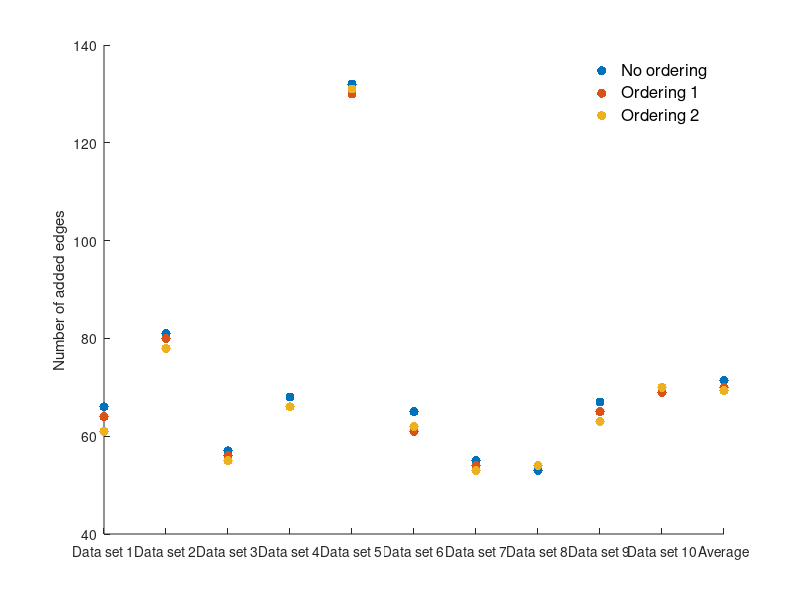

Write MATLAB code to recreate this figure. (Note: this script raises an error after producing the figure.)
function [] = plotOrderingEffect()
    temp = [66	81	57	68	132	65	55	53	67	70	71.4000000000000
    64	80	56	66	130	61	54	54	65	69	69.9000000000000
    61	78	55	66	131	62	53	54	63	70	69.3000000000000];
    f_Ordering_effect = figure("Name", "Ordering_effect");
    hold on
    plot(0 : 10, temp(1, :), '.', 'MarkerSize', 20, 'DisplayName', "No ordering");
    plot(0 : 10, temp(2, :), '.', 'MarkerSize', 20, 'DisplayName', "Ordering 1");
    plot(0 : 10, temp(3, :), '.', 'MarkerSize', 20, 'DisplayName', "Ordering 2");
    xticklabels({"Data set 1", "Data set 2", "Data set 3", "Data set 4", "Data set 5", "Data set 6", ...
        "Data set 7", "Data set 8", "Data set 9", "Data set 10", "Average"})
    xticks(0:10)
    ylabel("Number of added edges")
    legend('box', 'off', 'FontSize', 12)
    ax = gca;
    ax.XAxis.FontSize = 12;
    ax.YAxis.FontSize = 12;
    ax.XLabel.FontSize = 15;
    ax.YLabel.FontSize = 15;
    set(gcf, 'Position', [0, 0, 1250, 800]);
    exportgraphics(f_Ordering_effect, "figure/f_Ordering_effect.png", 'Resolution', 600);
end
